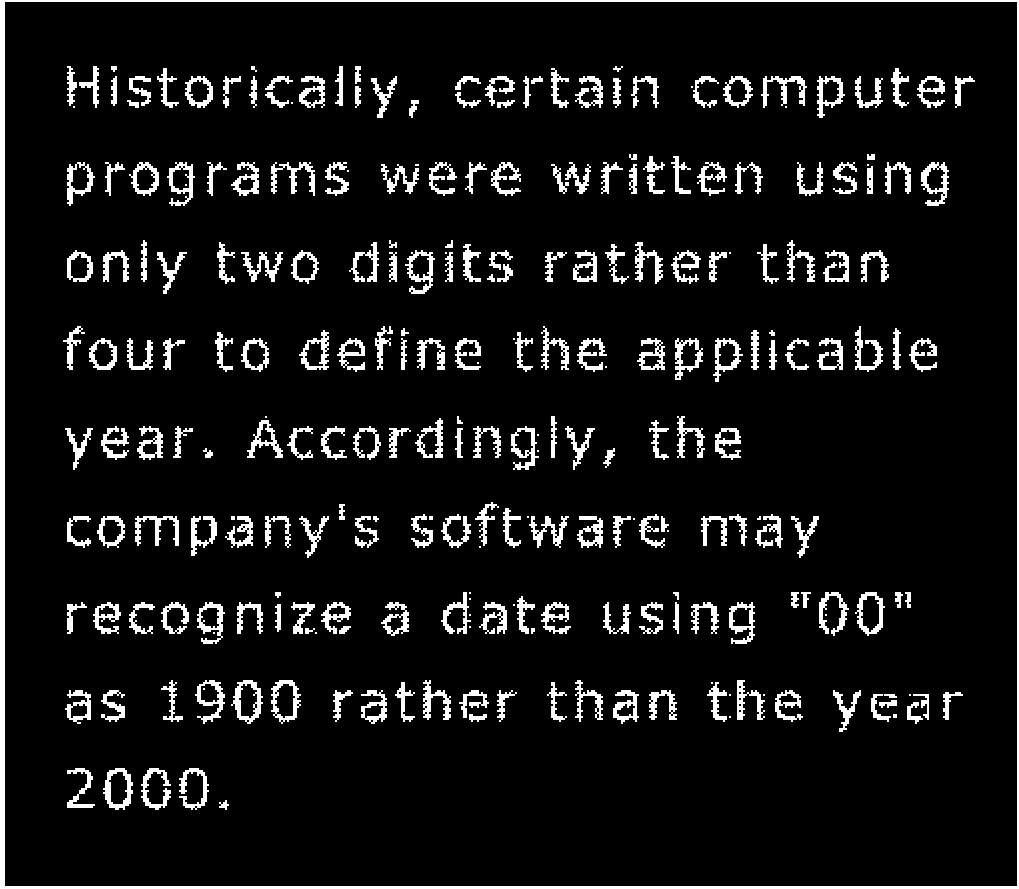
%> input picture lab4/assets/text-broken.tif, 1019 x 889 px
$ octave lab4_task1.m   (GNU Octave 9; MATLAB toolbox functions it lacks are replaced by stand-ins)
%> lines starting %> are read from the running program, lines starting %| are printed output that depends on the picture; in (x1, y1, x2, y2) boxes, pixels count from 0 and x2, y2 are one past the last pixel; in counts of white or black regions, pixels touching at a corner belong together; the program's own positions count from 1
clear all;
close all;
clc;

% read broken text image
A = imread('assets/text-broken.tif');
%> A: size 889x1019 logical; 8.3% white; 266 white regions (38 under 20 px), largest, box (x1, y1, x2, y2) and area: (0, 0, 1019, 889) 11283, (231, 680, 263, 724) 536, (921, 162, 949, 206) 524

% 1. Use a cross shape SE
B1 = [0 1 0; 1 1 1; 0 1 0];
A1 = imdilate(A, B1);
%> A1: size 889x1019 logical; 12.7% white; 202 white regions, largest, box (x1, y1, x2, y2) and area: (0, 0, 1019, 889) 15071, (270, 161, 316, 197) 838, (760, 75, 808, 109) 815

% 2. Use a 3x3 square SE (all ones)
B2 = ones(3,3);
A2 = imdilate(A, B2);
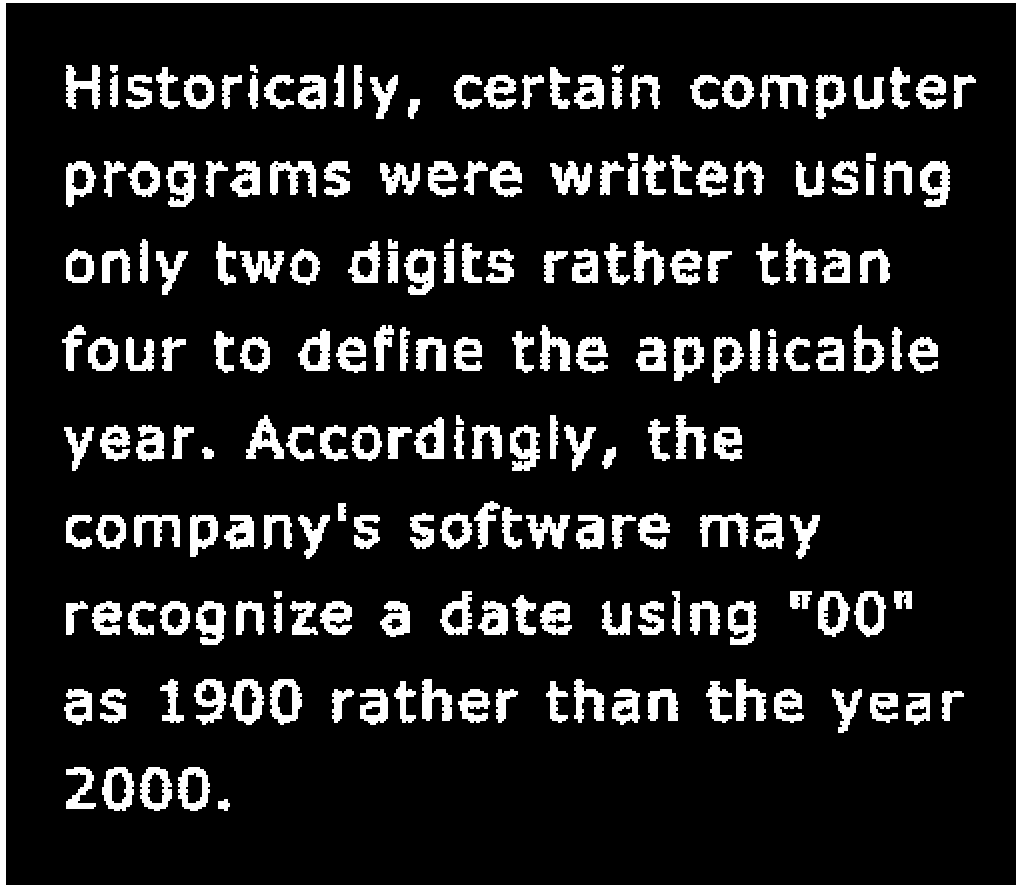
%> A2: size 889x1019 logical; 13.6% white; 202 white regions, largest, box (x1, y1, x2, y2) and area: (0, 0, 1019, 889) 15071, (270, 161, 316, 197) 904, (760, 75, 808, 109) 868

% 3. Use a diagonal cross SE
Bx = [1 0 1; 0 1 0; 1 0 1];
Ax = imdilate(A, Bx);

% 4. Dilate twice with B1
A_twice = imdilate(A1, B1);
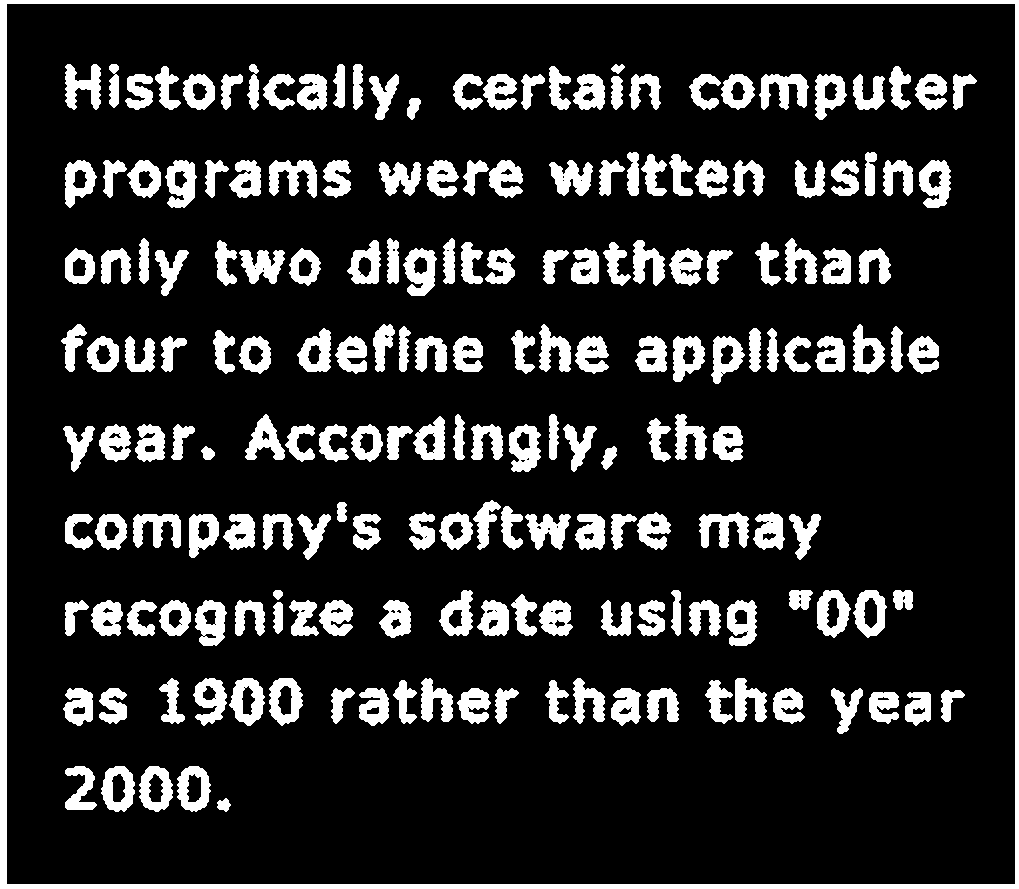
%> A_twice: size 889x1019 logical; 16.3% white; 194 white regions, largest, box (x1, y1, x2, y2) and area: (0, 0, 1019, 889) 18851, (269, 160, 317, 198) 1087, (759, 74, 809, 110) 1052

% Display results
figure;
montage({A, A1, A2, Ax, A_twice}, 'Size', [1 5]);
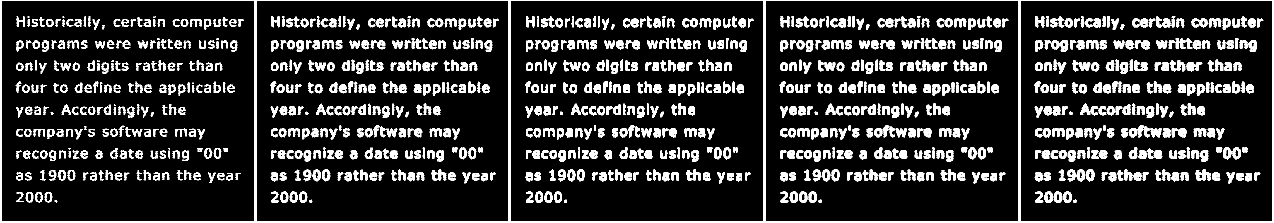
%> displayed picture: size 889x5095 logical (shown at 1/4 size); 12.9% white; 1062 white regions (38 under 20 px), largest, box (x1, y1, x2, y2) and area: (0, 0, 5095, 889) 75347, (4345, 160, 4393, 198) 1087, (4835, 74, 4885, 110) 1052
title('Original, Cross, Square, Diagonal, Dilated Twice');

% read wirebond mask image
A_mask = imread('assets/wirebond-mask.tif');
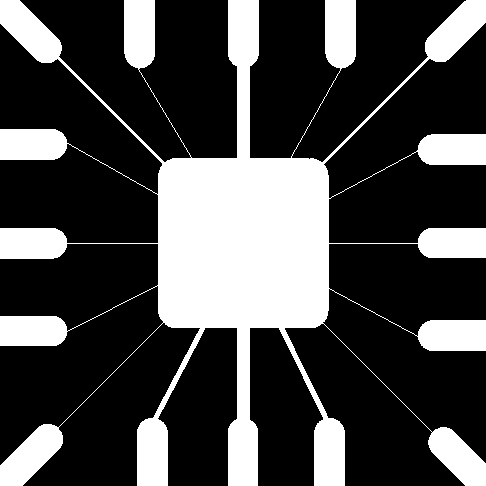
%> input picture lab4/assets/wirebond-mask.tif, 486 x 486 px
%> A_mask: size 486x486 logical; 28.1% white; 1 white region, box (x1, y1, x2, y2) and area: (0, 0, 486, 486) 66259

% create disk SE with different radii
SE2 = strel('disk', 2);
SE10 = strel('disk', 10);
SE20 = strel('disk', 20);

% perform erosion
E2 = imerode(A_mask, SE2);
%> E2: size 486x486 logical; 24.3% white; 13 white regions, largest, box (x1, y1, x2, y2) and area: (139, 0, 343, 486) 36376, (0, 426, 61, 486) 1942, (0, 0, 60, 61) 1938
E10 = imerode(A_mask, SE10);
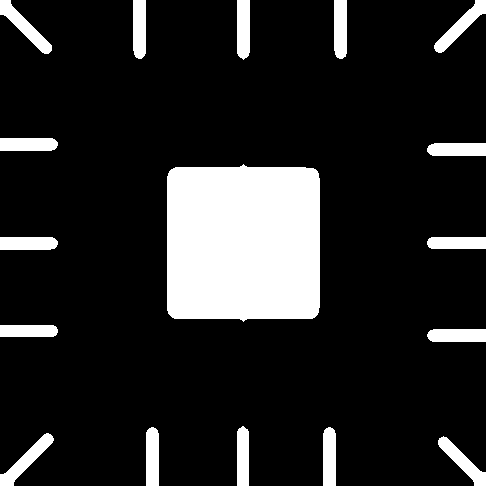
%> E10: size 486x486 logical; 14.9% white; 17 white regions, largest, box (x1, y1, x2, y2) and area: (167, 164, 320, 322) 23162, (0, 433, 54, 486) 845, (0, 0, 52, 54) 842
E20 = imerode(A_mask, SE20);
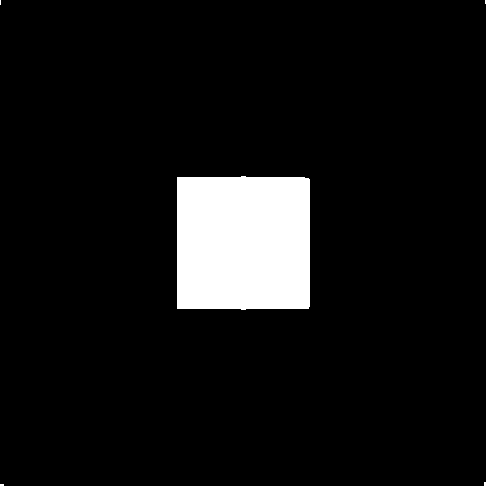
%> E20: size 486x486 logical; 7.4% white; 5 white regions (4 under 20 px), largest, box (x1, y1, x2, y2) and area: (177, 176, 310, 310) 17558

% display
figure;
montage({A_mask, E2, E10, E20}, 'Size', [2 2]);
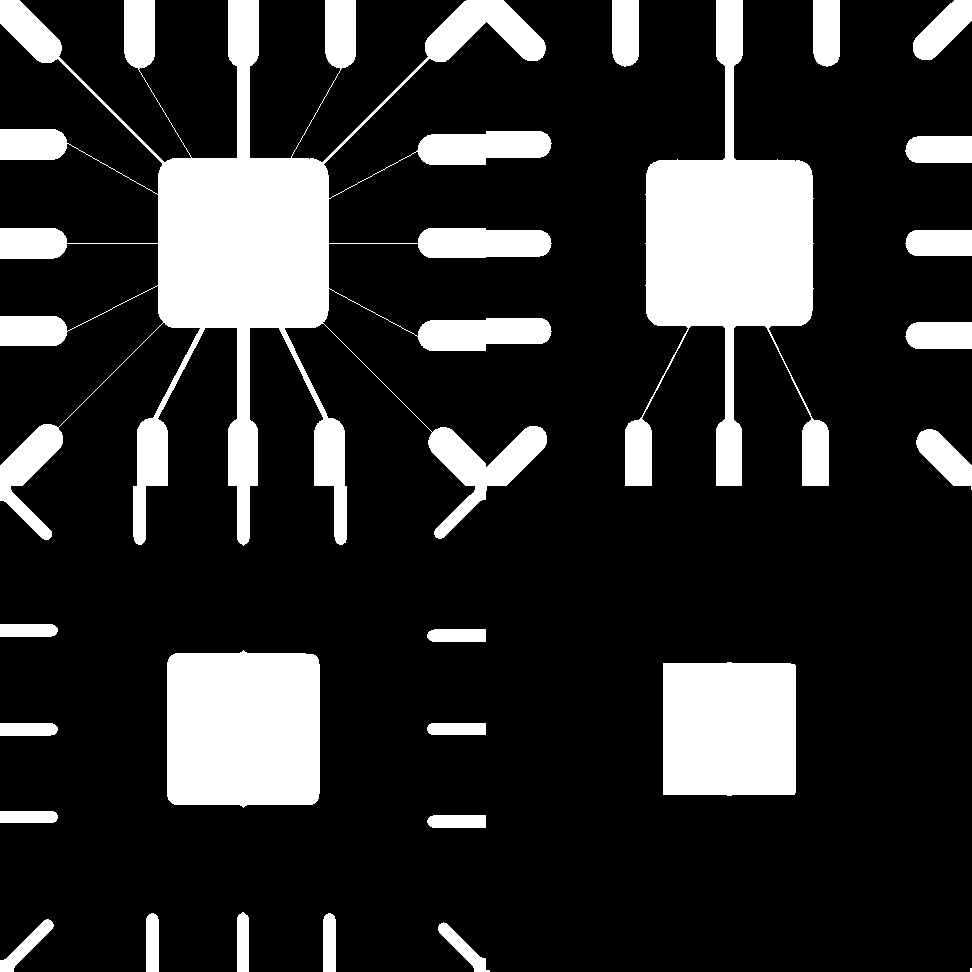
%> displayed picture: size 972x972 logical; 18.7% white; 23 white regions (1 under 20 px), largest, box (x1, y1, x2, y2) and area: (0, 0, 552, 546) 79049, (625, 0, 829, 486) 36376, (167, 650, 320, 808) 23162
title('Original, Radius 2, Radius 10, Radius 20');
